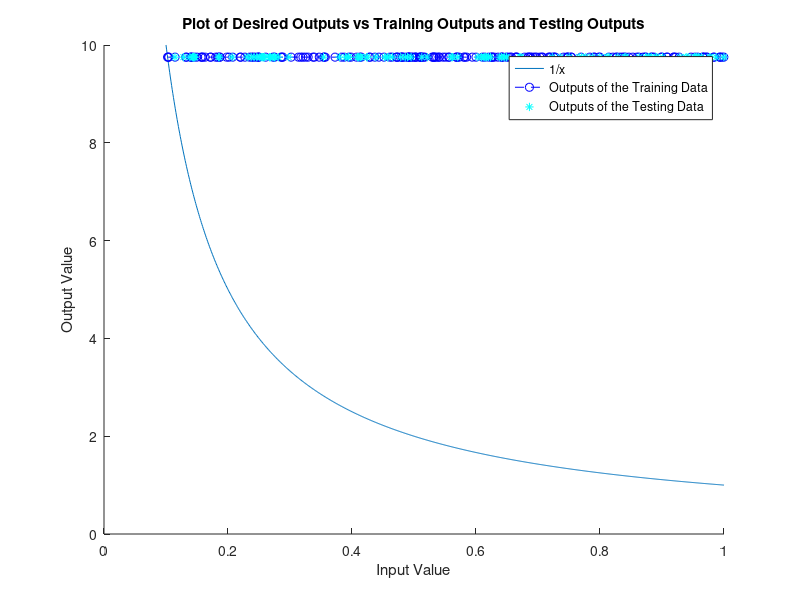

Write the MATLAB code that produced this figure.
function Main
%Main function for NML. Simply run to use.
close all
rng(10)
%Setting Parameters
Params.time = 0;
Params.n_percepts = 2;
Params.slope = 1 ;
Params.learning_rate = 0.01;
Params.tolerance = 0.005;
Params.K = 100;
Params.n_checks = 20;
Params.n_iterations = 10000;
Params.weight_min = -0.1;
Params.weight_max = 0.1;
Params.Momentum = 0.7;


%Variables
delta_box = struct;
error_list = [];
delta_box.d_bias_1 = 0;
delta_box.d_bias_2 = 0;
delta_box.d_not_bias_1 = 0;
delta_box.d_not_bias_2 = 0;
delta_box.d_bias_1_prev = 0;
delta_box.d_bias_2_prev = 0;
delta_box.d_not_bias_1_prev = 0;
delta_box.d_not_bias_2_prev = 0;
y_list_training = [];
RMSE_error_list_training = [];
RMSE_error_list_testing = [];
RMSE_error_training = inf;
RMSE_error_training = inf;




%Generate Testing and Training Data
Training =  fractional_generator(200);
maximum = max(Training(:,2));
Training = [Training(:,1) , Training(:,2)/maximum];
[n_rules_training, n_inputs_training] = size(Training);
n_inputs_training = n_inputs_training -1;
Inputs = Training(1:n_rules_training, 1:n_inputs_training);
Outputs = Training(1:n_rules_training,n_inputs_training + 1);

Testing = fractional_generator(100);
[n_rules_testing, n_inputs_testing] = size(Testing);
n_inputs_testing = n_inputs_testing -1;
maximum_testing = max(Testing(:,2));
Testing = [Testing(:,1) , Testing(:,2)/maximum_testing];
Inputs_testing = Testing(1:100, 1:n_inputs_training);
Outputs_testing = Testing(1:100,n_inputs_training + 1);

%Randomize Weights  
weights_1 = (Params.weight_max -Params.weight_min).*rand(Params.n_percepts,n_inputs_training+1) + Params.weight_min ;
weights_2 = (Params.weight_max -Params.weight_min).*rand(1,Params.n_percepts+1) + Params.weight_min;


%Main Simulation
while Params.time < Params.n_iterations 
    %Choose an epoch
    batch = datasample(1:n_rules_training, Params.K, 'Replace', false);
    
        for j = 1:Params.K 
        %Choose pattern
        current = batch(j);
        X = Inputs(current,:);
        D = Outputs(current,:);    

        %Pass through the simulation
        [weights_1, weights_2, delta_box, biases, y_2] = BPlearn(Params, X, D, weights_1, weights_2, delta_box);

        %increment time
        Params.time = Params.time +1;
        end
        

    
    %At the end of the epoch, update the weights.    
    weights_1 = [biases.bias_1 + delta_box.d_bias_1 + Params.Momentum * delta_box.d_bias_1_prev, biases.not_bias_1 + delta_box.d_not_bias_1 + Params.Momentum * delta_box.d_not_bias_1_prev];
    %weights_2 = [biases.bias_2 + delta_box.d_bias_2 + Params.Momentum * delta_box.d_bias_2_prev, biases.not_bias_2 + delta_box.d_not_bias_2'];
    weights_2 = [biases.bias_2 + delta_box.d_bias_2 + Params.Momentum * delta_box.d_bias_2_prev, biases.not_bias_2 + delta_box.d_not_bias_2' + Params.Momentum * delta_box.d_not_bias_2_prev'];
    
    %Set the previous deltas as past ones
    delta_box.d_bias_1_prev = delta_box.d_bias_1;
    delta_box.d_bias_2_prev = delta_box.d_bias_2;
    delta_box.d_not_bias_1_prev = delta_box.d_not_bias_1;
    delta_box.d_not_bias_2_prev = delta_box.d_not_bias_2;
    
    
    %Compute the Error (absolute value of the output minus the desired)
    current_error = abs(y_2 -D);
    error_list = [error_list, current_error];
    
    
    %Performance Check
        if mod(Params.time,Params.n_iterations/Params.n_checks) == 0
            RMSE_error_training = 0;
            RMSE_error_testing = 0;
            [RMSE_error_list_testing,RMSE_error_list_training, x_list_testing, x_list_training, y_list_testing, y_list_training] = BPrecall(Params, X, D, weights_1, weights_2, Training, Testing, RMSE_error_list_testing, RMSE_error_list_training, Inputs, Outputs, Inputs_testing, Outputs_testing);
            
        %If RMSE less than the tolerance, then stop simulation 
        end
end


%Final Performance Test
figure
hold on 

%1/x
x = 0.1 : 0.001: 1;
y = 1./x;
plot(x,y)

%Training Data
y_list_training = y_list_training * maximum;
points = [x_list_training', y_list_training'];
points = sortrows(points);
x_list_training = points(:,1);
y_list_training = points(:,2);
plot(x_list_training, y_list_training, 'b--o')


%Testing Data
points = [];
y_list_testing = y_list_testing * maximum;
points = [x_list_testing', y_list_testing'];
points = sortrows(points);
x_list_testing = points(:,1);
y_list_testing = points(:,2);
plot(x_list_testing, y_list_testing, 'c*')
legend('1/x','Outputs of the Training Data', 'Outputs of the Testing Data')
title('Plot of Desired Outputs vs Training Outputs and Testing Outputs')
xlabel('Input Value')
ylabel('Output Value')


end

%%
%This function takes in all that is necessary to do one time step of the
%simulation and outputs the changed weights, the outut (y_2) and all other
%relevent parameters.
function [weights_1, weights_2, delta_box, biases, y_2] = BPlearn(Params, X, D, weights_1, weights_2, delta_box)
    %Layer 1
    biases.bias_1 = weights_1(:,1);
    biases.not_bias_1 = weights_1(:,2:end);
    Net_1 = biases.bias_1 + biases.not_bias_1 * X';
    y_1 = tanh(Net_1);
    
    %Layer 2
    biases.bias_2 = weights_2(:,1);
    biases.not_bias_2 = weights_2(:,2:end);
    Net_2 = biases.bias_2 + biases.not_bias_2 * y_1;
    y_2 = tanh(Net_2);
    
    %Feedback Errors
    delta_2 = (D - y_2) * (1 - y_2 ^2);
    delta_1 = delta_2 * biases.not_bias_2' .* (1- y_1 .^2);
    
    %updating Errors
    delta_box.d_bias_1 = delta_box.d_bias_1 + Params.learning_rate * delta_1 *1 ;
    delta_box.d_bias_2 = delta_box.d_bias_2 + Params.learning_rate * delta_2 *1 ;
    delta_box.d_not_bias_1 = delta_box.d_not_bias_1 + Params.learning_rate * delta_1 * X;
    delta_box.d_not_bias_2 = delta_box.d_not_bias_2 + Params.learning_rate * delta_2 * y_1;
    
    %increment time
    Params.time = Params.time +1;

end

%%
%This function takes in an integar n, and outputs a 2xn matrix where the
%first column is a number between 0.1 and 1 while the second column is 1/x.
function [z] = fractional_generator(n)
a = 0.1;
b = 1;
x = (b-a).*rand(n,1) + a;
y = 1./x;
z = [x,y];

end

%%
%This function takes in all that is necessary, and tests the error of the
%function
function [RMSE_error_list_testing,RMSE_error_list_training, x_list_testing, x_list_training, y_list_testing, y_list_training] = BPrecall(Params, X, D, weights_1, weights_2, Training, Testing, RMSE_error_list_testing, RMSE_error_list_training, Inputs, Outputs, Inputs_testing, Outputs_testing)
RMSE_error_training = 0;
RMSE_error_testing = 0;
x_list_testing = [];
y_list_testing = [];
x_list_training = [];
y_list_training = [];

%Training Errors
       for i = 1:length(Training)
            %Choose pattern
            X = Inputs(i,:);
            x_list_training = [x_list_training, X];
            D = Outputs(i,:);    

            %Layer 1
            bias_1 = weights_1(:,1);
            not_bias_1 = weights_1(:,2:end);
            Net_1 = bias_1 + not_bias_1 * X';
            y_1 = tanh(Net_1);

            %Layer 2
            bias_2 = weights_2(:,1);
            not_bias_2 = weights_2(:,2:end);
            Net_2 = bias_2 + not_bias_2 * y_1;
            y_2 = tanh(Net_2);
            y_list_training = [y_list_training, y_2];
            
            %Error Computation
            RMSE_error_training = (D - y_2)^2 + RMSE_error_training;
       end
            
            RMSE_error_training = RMSE_error_training / length(Training);
            RMSE_error_training = sqrt(RMSE_error_training);
            RMSE_error_list_training = [ RMSE_error_list_training, RMSE_error_training];

            
            %Testing Errors
       for i = 1:length(Testing)
                
            %Choose pattern
            X = Inputs_testing(i,:);
            x_list_testing = [x_list_testing, X];
            D = Outputs_testing(i,:);    

            %Layer 1
            bias_1 = weights_1(:,1);
            not_bias_1 = weights_1(:,2:end);
            Net_1 = bias_1 + not_bias_1 * X';
            y_1 = tanh(Net_1);

            %Layer 2
            bias_2 = weights_2(:,1);
            not_bias_2 = weights_2(:,2:end);
            Net_2 = bias_2 + not_bias_2 * y_1;
            y_2 = tanh(Net_2);
            y_list_testing= [y_list_testing, y_2];
            
            %Error Computation
            RMSE_error_testing = (D - y_2)^2 + RMSE_error_testing;
       end
            
            RMSE_error_testing = RMSE_error_testing / length(Testing);
            RMSE_error_testing = sqrt(RMSE_error_testing);
            RMSE_error_list_testing = [ RMSE_error_list_testing, RMSE_error_testing]; 
            

end
